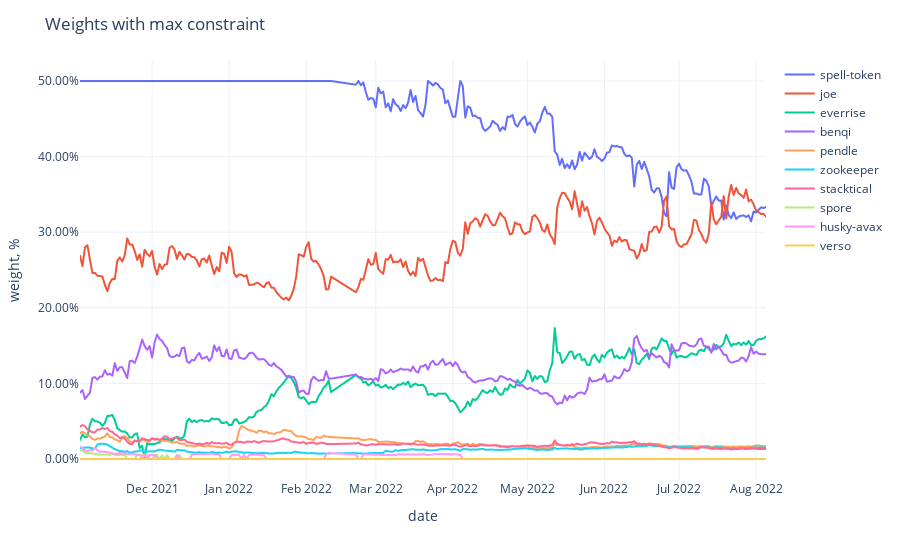

Write notebook code for a chart like this one.
### Code cell
fig = px.line(adjusted_weights,
              labels={'value': 'weight, %', 'variable': ''})
fig.update_traces(
    hovertemplate="%{y}"
)
fig.update_yaxes(
    tickformat=".2%",
)
fig.update_xaxes(
    showspikes=True,
    spikethickness=2,
    spikedash="dot",
    spikecolor="#999999",
    spikemode="across",
)
fig.update_layout(
    hovermode="x",
    hoverdistance=100,  ## Distance to show hover label of data point
    spikedistance=1000,  ## Distance to show spike
    template='plotly_white',
    title='Weights with max constraint'
)

### Figure 1 — Plotly figure (JSON) as saved in the notebook; plotly's stock layout.template omitted (floating-point values rounded to 4 significant figures; data arrays with more than 128 entries replaced by an {"elided": "..."} marker saying what was removed)
{"data": [{"hovertemplate": "%{y}", "legendgroup": "spell-token", "line": {"color": "#636efa", "dash": "solid"}, "marker": {"symbol": "circle"}, "mode": "lines", "name": "spell-token", "showlegend": true, "type": "scattergl", "x": {"elided": "268 str values"}, "xaxis": "x", "y": {"elided": "268 float values"}, "yaxis": "y"}, {"hovertemplate": "%{y}", "legendgroup": "joe", "line": {"color": "#EF553B", "dash": "solid"}, "marker": {"symbol": "circle"}, "mode": "lines", "name": "joe", "showlegend": true, "type": "scattergl", "x": {"elided": "268 str values"}, "xaxis": "x", "y": {"elided": "268 float values"}, "yaxis": "y"}, {"hovertemplate": "%{y}", "legendgroup": "everrise", "line": {"color": "#00cc96", "dash": "solid"}, "marker": {"symbol": "circle"}, "mode": "lines", "name": "everrise", "showlegend": true, "type": "scattergl", "x": {"elided": "268 str values"}, "xaxis": "x", "y": {"elided": "268 float values"}, "yaxis": "y"}, {"hovertemplate": "%{y}", "legendgroup": "benqi", "line": {"color": "#ab63fa", "dash": "solid"}, "marker": {"symbol": "circle"}, "mode": "lines", "name": "benqi", "showlegend": true, "type": "scattergl", "x": {"elided": "268 str values"}, "xaxis": "x", "y": {"elided": "268 float values"}, "yaxis": "y"}, {"hovertemplate": "%{y}", "legendgroup": "pendle", "line": {"color": "#FFA15A", "dash": "solid"}, "marker": {"symbol": "circle"}, "mode": "lines", "name": "pendle", "showlegend": true, "type": "scattergl", "x": {"elided": "268 str values"}, "xaxis": "x", "y": {"elided": "268 float values"}, "yaxis": "y"}, {"hovertemplate": "%{y}", "legendgroup": "zookeeper", "line": {"color": "#19d3f3", "dash": "solid"}, "marker": {"symbol": "circle"}, "mode": "lines", "name": "zookeeper", "showlegend": true, "type": "scattergl", "x": {"elided": "268 str values"}, "xaxis": "x", "y": {"elided": "268 float values"}, "yaxis": "y"}, {"hovertemplate": "%{y}", "legendgroup": "stacktical", "line": {"color": "#FF6692", "dash": "solid"}, "marker": {"symbol": "circle"}, "mode": "lines", "name": "stacktical", "showlegend": true, "type": "scattergl", "x": {"elided": "268 str values"}, "xaxis": "x", "y": {"elided": "268 float values"}, "yaxis": "y"}, {"hovertemplate": "%{y}", "legendgroup": "spore", "line": {"color": "#B6E880", "dash": "solid"}, "marker": {"symbol": "circle"}, "mode": "lines", "name": "spore", "showlegend": true, "type": "scattergl", "x": {"elided": "268 str values"}, "xaxis": "x", "y": {"elided": "268 float values"}, "yaxis": "y"}, {"hovertemplate": "%{y}", "legendgroup": "husky-avax", "line": {"color": "#FF97FF", "dash": "solid"}, "marker": {"symbol": "circle"}, "mode": "lines", "name": "husky-avax", "showlegend": true, "type": "scattergl", "x": {"elided": "268 str values"}, "xaxis": "x", "y": {"elided": "268 float values"}, "yaxis": "y"}, {"hovertemplate": "%{y}", "legendgroup": "verso", "line": {"color": "#FECB52", "dash": "solid"}, "marker": {"symbol": "circle"}, "mode": "lines", "name": "verso", "showlegend": true, "type": "scattergl", "x": {"elided": "268 str values"}, "xaxis": "x", "y": {"elided": "268 int values"}, "yaxis": "y"}], "layout": {"autosize": true, "hoverdistance": 100, "hovermode": "x", "legend": {"title": {"text": ""}, "tracegroupgap": 0}, "margin": {"t": 60}, "spikedistance": 1000, "title": {"text": "Weights with max constraint"}, "xaxis": {"anchor": "y", "autorange": true, "domain": [0, 1], "range": ["2021-11-02", "2022-08-05"], "showspikes": true, "spikecolor": "#999999", "spikedash": "dot", "spikemode": "across", "spikethickness": 2, "title": {"text": "date"}, "type": "date"}, "yaxis": {"anchor": "x", "autorange": true, "domain": [0, 1], "range": [-0.02778, 0.5278], "tickformat": ".2%", "title": {"text": "weight, %"}, "type": "linear"}}}
